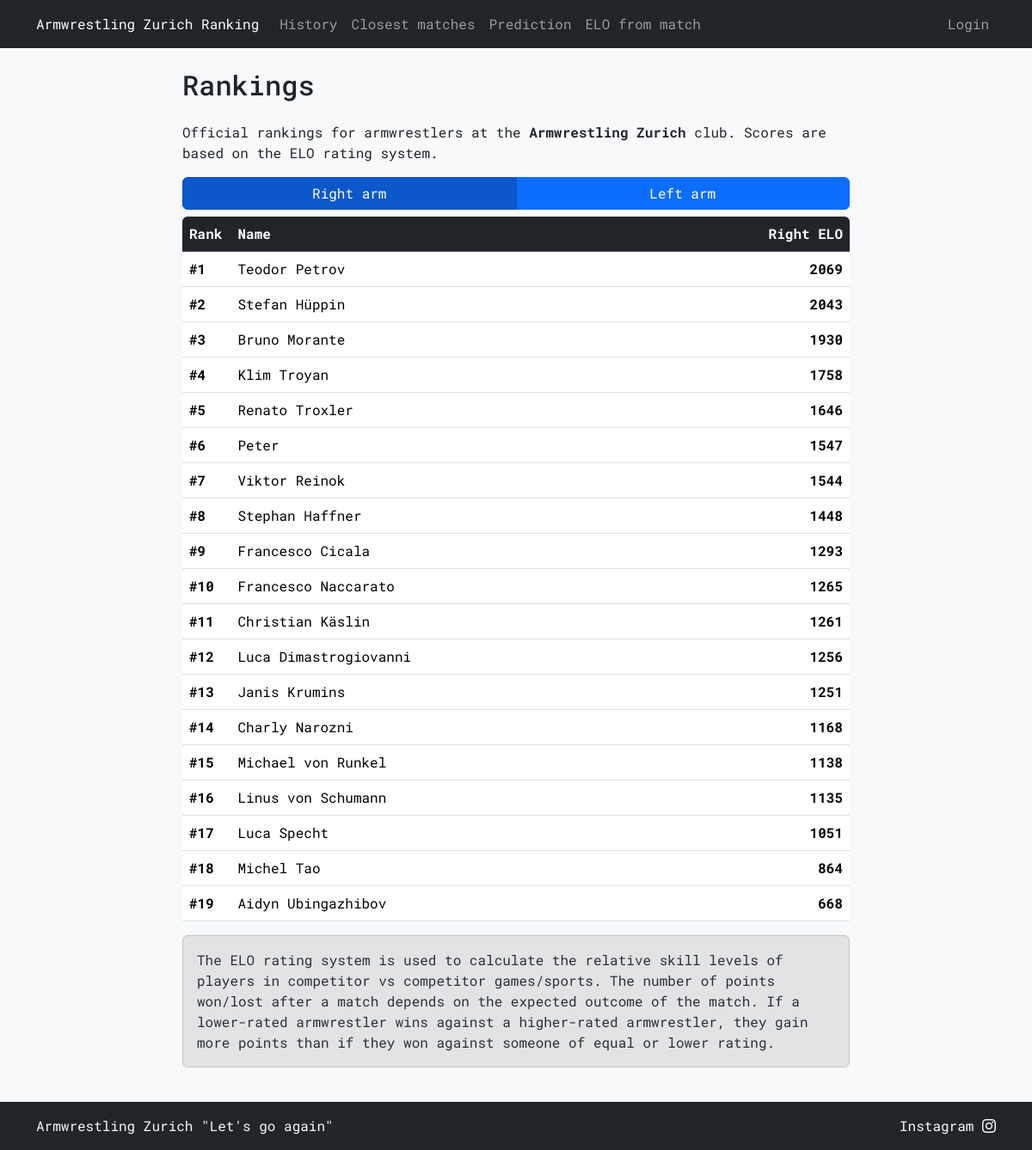
Before: / with the older database file.
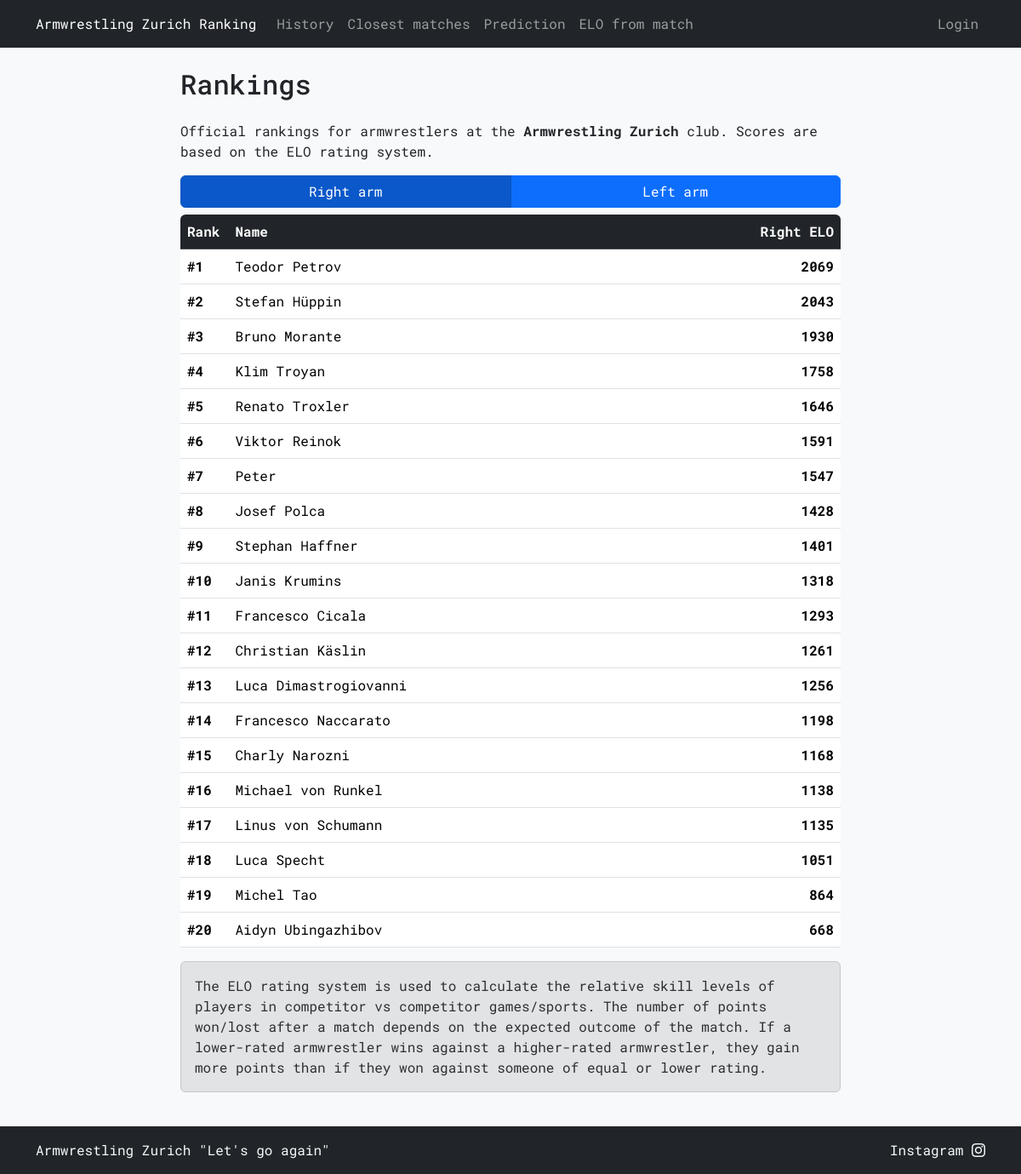
After: the same page with the newer database file.
### tables this page shows
CREATE TABLE "armwrestlers" (
    name TEXT PRIMARY KEY,
    right_elo INTEGER NOT NULL,
    left_elo INTEGER NOT NULL,
    added_by TEXT NOT NULL,
    FOREIGN KEY (added_by) REFERENCES users(username)
);

### armelo_app.py (the view)
@app.route("/")
@app.route("/<any(right, left):arm>")
def ranking(arm='right'):
    order_by = 'right_elo' if arm == 'right' else 'left_elo'
    armwrestlers = db_execute('SELECT DENSE_RANK() OVER (ORDER BY {0} DESC) AS rank, name, {0} FROM armwrestlers'.format(order_by))
    username = session.get('username')
    return render_template('ranking.html', armwrestlers=armwrestlers, username=username, arm=arm)

### armelo_app.py (called while the page is built)
def get_db():
    db = getattr(g, '_database', None)
    if db is None:
        db = g._database = sqlite3.connect(DATABASE)
    return db

def db_execute(query, *args):
    db = get_db()
    cur = db.cursor()
    cur.execute(query, args)
    if query.strip().upper().startswith(("SELECT", "WITH")):
        rv = cur.fetchall()
        cur.close()
        return rv
    else:
        db.commit()
        cur.close()

@app.context_processor
def inject_user():
    username = session.get('username')
    return dict(username=username)

### templates/ranking.html (shortened to what this page needs)
{% extends "layout.html" %}
{% block content %}
<h2 class="mb-4">Rankings</h2>
<p>Official rankings for armwrestlers at the <strong>Armwrestling Zurich</strong> club. Scores are based on the ELO rating system.</p>
<div class="btn-group btn-group-toggle mb-2 w-100" data-toggle="buttons">
    <a href="{{ url_for('ranking', arm='right') }}"
       class="btn btn-primary w-50 {{ 'active' if arm == 'right' else '' }}" role="button" aria-pressed="{{ 'true' if arm == 'right' else 'false' }}">Right arm</a>
    <a href="{{ url_for('ranking', arm='left') }}"
       class="btn btn-primary w-50 {{ 'active' if arm == 'left' else '' }}" role="button" aria-pressed="{{ 'true' if arm == 'left' else 'false' }}">Left arm</a>
</div>
<div class="table-responsive rounded">
    <table class="table">
        <thead class="table-dark">
            <tr>
                <th style="width: 5%;">Rank</th>
                <th style="width: 75%;">Name</th>
                <th class="text-end text-nowrap" style="width: 10%;">{{ "Right ELO" if arm == 'right' else "Left ELO" }}</th>
            </tr>
        </thead>
        <tbody>
            {% for armwrestler in armwrestlers %}
            <tr>
                <td style="width: 5%;"><strong>#{{ armwrestler[0] }}</strong></td>
                <td style="width: 75%;">{{ armwrestler[1] }}</td>
                <td style="width: 10%;" class="text-end"><strong>{{ armwrestler[2] }}</strong></td>
            </tr>
            {% endfor %}
        </tbody>
    </table>
</div>
<div class="alert alert-secondary" role="alert">
    The ELO rating system is used to calculate the relative skill levels of players in competitor vs competitor games/sports.
    The number of points won/lost after a match depends on the expected outcome of the match.
    If a lower-rated armwrestler wins against a higher-rated armwrestler, they gain more points than if they won against someone of equal or lower rating.
</div>
{% endblock %}

### templates/layout.html (shortened to what this page needs)
<!doctype html>
<html lang="en">
    <head>
        <link href="https://cdn.jsdelivr.net/npm/bootstrap@5.3.3/dist/css/bootstrap.min.css" rel="stylesheet">
        <link href="https://cdn.jsdelivr.net/npm/bootstrap-icons@1.11.3/font/bootstrap-icons.css" rel="stylesheet">
        <link href="/static/styles.css" rel="stylesheet">
    </head>
    <body class="bg-light">
        {% if username %}
        <nav class="navbar navbar-expand-xxl navbar-dark bg-dark">
        {% else %}
        <nav class="navbar navbar-expand-lg navbar-dark bg-dark">
        {% endif %}
            <div class="container">
                <a class="navbar-brand fs-6" href="{{ url_for('ranking') }}">Armwrestling Zurich Ranking</a>
                <div class="collapse navbar-collapse" id="navbarNavAltMarkup">
                    <div class="navbar-nav">
                            <a class="nav-link text-nowrap" href="{{ url_for('history') }}">History</a>
                            <a class="nav-link text-nowrap" href="{{ url_for('closest_matches') }}">Closest matches</a>
                            <a class="nav-link text-nowrap" href="{{ url_for('prediction') }}">Prediction</a>
                            <a class="nav-link text-nowrap" href="{{ url_for('elo_from_match') }}">ELO from match</a>
                    </div>
                    <div class="navbar-nav ms-auto">
                        {% if username %}
                            <a class="nav-link disabled text-nowrap">{{ username }}</a>
                            <a class="nav-link text-nowrap" href="{{ url_for('logout') }}">Logout</a>
                        {% else %}
                            <a class="nav-link text-nowrap" href="{{ url_for('login') }}">Login</a>
                        {% endif %}
                    </div>
                </div>
            </div>
        </nav>
        <div class="container my-4 col-lg-8">
            <div class="row justify-content-center">
                <div style="max-width: 1200px;">
                    {% block content %}{% endblock %}
                </div>
            </div>
        </div>
        <footer class="footer mt-auto py-3 bg-dark">
            <div class="container text-light">
                <div class="d-flex flex-column flex-md-row justify-content-between">
                    <div class="mb-2 mb-md-0">Armwrestling Zurich "Let's go again"</div>
                    <a href="https://www.instagram.com/armwrestlingzurich" target="_blank" class="mb-1 mb-md-0 text-decoration-none text-light">
                        Instagram <i class="bi bi-instagram"></i>
                    </a>
                </div>
            </div>
        </footer>
    </body>
</html>

### static/styles.css (style rules this page uses)
* { font-family: 'Roboto Mono', monospace; }
html, body { height: 100%; scrollbar-width: none; -ms-overflow-style: none; }
body { display: flex; flex-direction: column; }

Changed rows visible on the page:
changed armwrestlers "Viktor Reinok": armwrestler "7" → "6"; right_elo "1544" → "1591"; moves up the list
computed for armwrestlers "Peter": armwrestler "6" → "7"
added armwrestlers: armwrestler "8", name "Josef Polca", right_elo "1428"
changed armwrestlers "Stephan Haffner": armwrestler "8" → "9"; right_elo "1448" → "1401"
changed armwrestlers "Janis Krumins": armwrestler "13" → "10"; right_elo "1251" → "1318"; moves up the list
computed for armwrestlers "Francesco Cicala": armwrestler "9" → "11"
computed for armwrestlers "Christian Käslin": armwrestler "11" → "12"
computed for armwrestlers "Luca Dimastrogiovanni": armwrestler "12" → "13"
changed armwrestlers "Francesco Naccarato": armwrestler "10" → "14"; right_elo "1265" → "1198"; moves down the list
computed for armwrestlers "Charly Narozni": armwrestler "14" → "15"
computed for armwrestlers "Michael von Runkel": armwrestler "15" → "16"
computed for armwrestlers "Linus von Schumann": armwrestler "16" → "17"
computed for armwrestlers "Luca Specht": armwrestler "17" → "18"
computed for armwrestlers "Michel Tao": armwrestler "18" → "19"
computed for armwrestlers "Aidyn Ubingazhibov": armwrestler "19" → "20"
